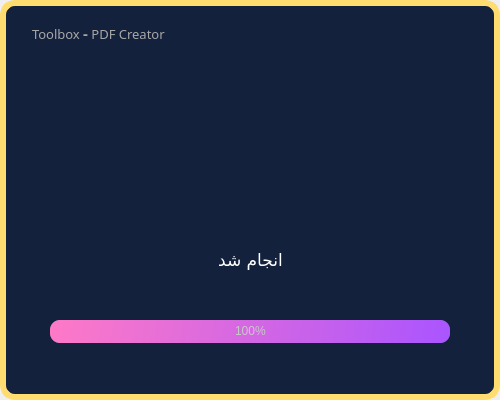
<?xml version="1.0" encoding="UTF-8"?>
<ui version="4.0">
 <class>PDFCreator</class>
 <widget class="QMainWindow" name="PDFCreator">
  <property name="geometry">
   <rect>
    <x>0</x>
    <y>0</y>
    <width>500</width>
    <height>400</height>
   </rect>
  </property>
  <property name="windowTitle">
   <string>MainWindow</string>
  </property>
  <widget class="QWidget" name="centralwidget">
   <widget class="QFrame" name="frame">
    <property name="geometry">
     <rect>
      <x>0</x>
      <y>0</y>
      <width>500</width>
      <height>400</height>
     </rect>
    </property>
    <property name="styleSheet">
     <string notr="true">QFrame{
	background-color:#14213d;
	border:6px solid #FFDB70;
border-radius:15px;
}
</string>
    </property>
    <property name="frameShape">
     <enum>QFrame::StyledPanel</enum>
    </property>
    <property name="frameShadow">
     <enum>QFrame::Raised</enum>
    </property>
    <widget class="QLabel" name="Title">
     <property name="geometry">
      <rect>
       <x>32</x>
       <y>18</y>
       <width>231</width>
       <height>31</height>
      </rect>
     </property>
     <property name="font">
      <font>
       <family>A Salamat</family>
       <pointsize>10</pointsize>
       <weight>50</weight>
       <bold>false</bold>
       <kerning>true</kerning>
      </font>
     </property>
     <property name="styleSheet">
      <string notr="true">
color: #a7a7a7;
border:none;</string>
     </property>
     <property name="text">
      <string>Toolbox &lt;span style=&quot; font-size:11pt; font-weight:600;&quot;&gt;-&lt;/span&gt; PDF Creator</string>
     </property>
     <property name="scaledContents">
      <bool>false</bool>
     </property>
    </widget>
    <widget class="QPushButton" name="ExitButton">
     <property name="geometry">
      <rect>
       <x>455</x>
       <y>20</y>
       <width>25</width>
       <height>25</height>
      </rect>
     </property>
     <property name="cursor">
      <cursorShape>PointingHandCursor</cursorShape>
     </property>
     <property name="styleSheet">
      <string notr="true"/>
     </property>
     <property name="text">
      <string/>
     </property>
     <property name="icon">
      <iconset>
       <normaloff>../Images/Exit.png</normaloff>../Images/Exit.png</iconset>
     </property>
     <property name="iconSize">
      <size>
       <width>20</width>
       <height>20</height>
      </size>
     </property>
     <property name="flat">
      <bool>true</bool>
     </property>
    </widget>
    <widget class="QPushButton" name="pushButton">
     <property name="geometry">
      <rect>
       <x>280</x>
       <y>140</y>
       <width>20</width>
       <height>20</height>
      </rect>
     </property>
     <property name="text">
      <string/>
     </property>
     <property name="icon">
      <iconset>
       <normaloff>C:/Users/Fateme/Downloads/multiplication-icon-1(1).png</normaloff>C:/Users/Fateme/Downloads/multiplication-icon-1(1).png</iconset>
     </property>
     <property name="iconSize">
      <size>
       <width>25</width>
       <height>25</height>
      </size>
     </property>
     <property name="flat">
      <bool>true</bool>
     </property>
    </widget>
    <widget class="QPushButton" name="selectfile_btn">
     <property name="enabled">
      <bool>true</bool>
     </property>
     <property name="geometry">
      <rect>
       <x>60</x>
       <y>155</y>
       <width>50</width>
       <height>50</height>
      </rect>
     </property>
     <property name="font">
      <font>
       <family>Gandom</family>
       <pointsize>13</pointsize>
      </font>
     </property>
     <property name="cursor">
      <cursorShape>PointingHandCursor</cursorShape>
     </property>
     <property name="styleSheet">
      <string notr="true">QPushButton{

border: 2px solid qlineargradient(spread:pad, x1:0.006, y1:0.585, x2:1, y2:0, stop:0.369318 rgba(246, 176, 66, 255), stop:1 rgba(249, 237, 78, 255));
border-radius:20px;
background-color:qlineargradient(spread:pad, x1:0.006, y1:0.585, x2:1, y2:0, stop:0.369318 rgba(246, 176, 66, 255), stop:1 rgba(249, 237, 78, 255));
color: black;   
}
QPushButton:disabled{
background-color: rgb(167, 167, 167);
border:none;
	color:#14213d;
}</string>
     </property>
     <property name="text">
      <string/>
     </property>
     <property name="icon">
      <iconset>
       <normaloff>../Images/chooseImage.png</normaloff>../Images/chooseImage.png</iconset>
     </property>
     <property name="iconSize">
      <size>
       <width>36</width>
       <height>36</height>
      </size>
     </property>
     <property name="checkable">
      <bool>true</bool>
     </property>
     <property name="checked">
      <bool>false</bool>
     </property>
    </widget>
    <widget class="QPushButton" name="convert_btn">
     <property name="enabled">
      <bool>true</bool>
     </property>
     <property name="geometry">
      <rect>
       <x>330</x>
       <y>155</y>
       <width>120</width>
       <height>50</height>
      </rect>
     </property>
     <property name="font">
      <font>
       <family>Gandom</family>
       <pointsize>10</pointsize>
      </font>
     </property>
     <property name="cursor">
      <cursorShape>PointingHandCursor</cursorShape>
     </property>
     <property name="focusPolicy">
      <enum>Qt::StrongFocus</enum>
     </property>
     <property name="layoutDirection">
      <enum>Qt::LeftToRight</enum>
     </property>
     <property name="styleSheet">
      <string notr="true">QPushButton{
border: 2px solid qlineargradient(spread:pad, x1:0.006, y1:0.585, x2:1, y2:0, stop:0.369318 rgba(246, 176, 66, 255), stop:1 rgba(249, 237, 78, 255));
border-radius:20px;
background-color:qlineargradient(spread:pad, x1:0.006, y1:0.585, x2:1, y2:0, stop:0.369318 rgba(246, 176, 66, 255), stop:1 rgba(249, 237, 78, 255));
color: black;   
}
QPushButton:disabled{
background-color: rgb(167, 167, 167);
border:none;
	color:#14213d;
}
</string>
     </property>
     <property name="text">
      <string>تبدیل به پی دی اف</string>
     </property>
     <property name="checkable">
      <bool>true</bool>
     </property>
     <property name="checked">
      <bool>false</bool>
     </property>
     <property name="autoRepeat">
      <bool>false</bool>
     </property>
    </widget>
    <widget class="QLabel" name="label">
     <property name="geometry">
      <rect>
       <x>140</x>
       <y>135</y>
       <width>141</width>
       <height>35</height>
      </rect>
     </property>
     <property name="font">
      <font>
       <family>Gandom</family>
       <pointsize>10</pointsize>
      </font>
     </property>
     <property name="styleSheet">
      <string notr="true">border:none;
color: white;</string>
     </property>
     <property name="text">
      <string/>
     </property>
     <property name="alignment">
      <set>Qt::AlignCenter</set>
     </property>
     <property name="wordWrap">
      <bool>true</bool>
     </property>
    </widget>
    <widget class="QLabel" name="label_2">
     <property name="geometry">
      <rect>
       <x>148</x>
       <y>170</y>
       <width>135</width>
       <height>36</height>
      </rect>
     </property>
     <property name="styleSheet">
      <string notr="true">border:none;</string>
     </property>
     <property name="text">
      <string/>
     </property>
     <property name="pixmap">
      <pixmap>C:/Users/Fateme/Downloads/giphy (2)(1).gif</pixmap>
     </property>
     <property name="scaledContents">
      <bool>true</bool>
     </property>
    </widget>
   </widget>
   <widget class="QFrame" name="frame_2">
    <property name="geometry">
     <rect>
      <x>20</x>
      <y>80</y>
      <width>461</width>
      <height>291</height>
     </rect>
    </property>
    <property name="styleSheet">
     <string notr="true">border:none;
background-color: rgb(20, 33, 61);</string>
    </property>
    <property name="frameShape">
     <enum>QFrame::StyledPanel</enum>
    </property>
    <property name="frameShadow">
     <enum>QFrame::Raised</enum>
    </property>
    <widget class="QProgressBar" name="progressBar">
     <property name="geometry">
      <rect>
       <x>30</x>
       <y>240</y>
       <width>400</width>
       <height>23</height>
      </rect>
     </property>
     <property name="font">
      <font>
       <stylestrategy>PreferDefault</stylestrategy>
      </font>
     </property>
     <property name="styleSheet">
      <string notr="true">QProgressBar {
	
	background-color: rgb(98, 114, 164);
	color: rgb(200, 200, 200);
	border-style: none;
	border-radius: 10px;
	text-align: center;
}
QProgressBar::chunk{
	border-radius: 10px;
	background-color: qlineargradient(spread:pad, x1:0, y1:0.511364, x2:1, y2:0.523, stop:0 rgba(254, 121, 199, 255), stop:1 rgba(170, 85, 255, 255));
}</string>
     </property>
     <property name="value">
      <number>100</number>
     </property>
     <property name="orientation">
      <enum>Qt::Horizontal</enum>
     </property>
     <property name="textDirection">
      <enum>QProgressBar::TopToBottom</enum>
     </property>
    </widget>
    <widget class="QLabel" name="label_4">
     <property name="geometry">
      <rect>
       <x>185</x>
       <y>170</y>
       <width>91</width>
       <height>21</height>
      </rect>
     </property>
     <property name="font">
      <font>
       <family>Gandom</family>
       <pointsize>13</pointsize>
      </font>
     </property>
     <property name="styleSheet">
      <string notr="true">color: rgb(255, 255, 255);</string>
     </property>
     <property name="text">
      <string>انجام شد</string>
     </property>
     <property name="alignment">
      <set>Qt::AlignCenter</set>
     </property>
    </widget>
    <widget class="QLabel" name="label_3">
     <property name="geometry">
      <rect>
       <x>-8</x>
       <y>-100</y>
       <width>455</width>
       <height>350</height>
      </rect>
     </property>
     <property name="styleSheet">
      <string notr="true">background-color: rgb(20, 33, 61);</string>
     </property>
     <property name="text">
      <string/>
     </property>
     <property name="scaledContents">
      <bool>true</bool>
     </property>
    </widget>
    <zorder>label_3</zorder>
    <zorder>label_4</zorder>
    <zorder>progressBar</zorder>
   </widget>
  </widget>
 </widget>
 <resources/>
 <connections/>
</ui>
